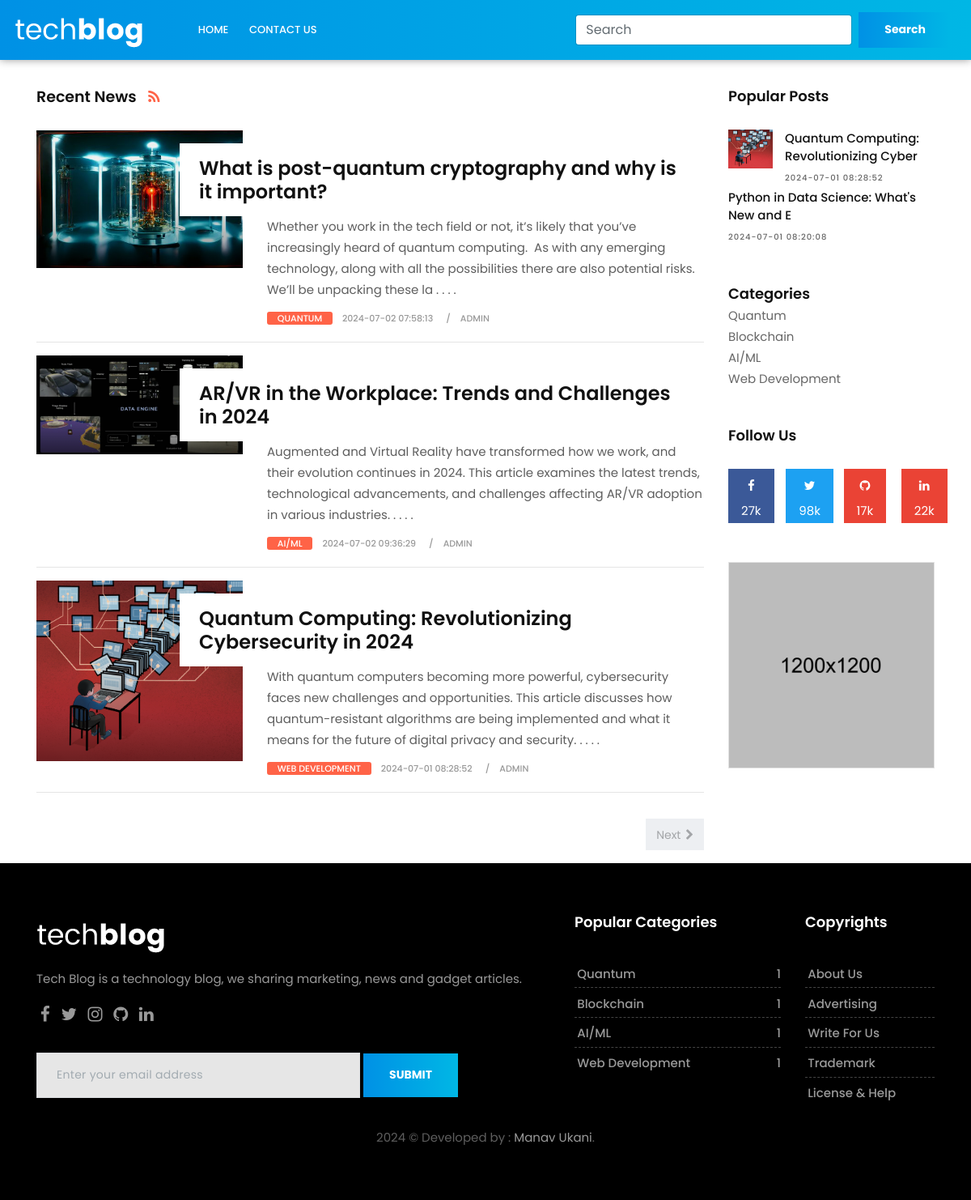
The page / on the database its author committed.
### tables this page shows
CREATE TABLE `site` (
  `id` int(2) NOT NULL,
  `logo` varchar(255) NOT NULL,
  `title` varchar(255) NOT NULL,
  `footer` varchar(255) NOT NULL,
  `postdisplay` int(5) NOT NULL
);

CREATE TABLE `blog` (
  `id` int(3) NOT NULL,
  `cat_id` int(3) NOT NULL,
  `title` varchar(255) NOT NULL,
  `content` text NOT NULL,
  `tag` text NOT NULL,
  `admin` varchar(100) NOT NULL,
  `status` tinyint(1) NOT NULL,
  `rate` tinyint(2) NOT NULL,
  `image` varchar(255) NOT NULL,
  `date` timestamp NOT NULL DEFAULT current_timestamp()
);

CREATE TABLE `categories` (
  `id` int(2) NOT NULL,
  `category_name` varchar(100) NOT NULL,
  `status` tinyint(2) NOT NULL,
  `create_time` timestamp NOT NULL DEFAULT current_timestamp(),
  `admin_name` varchar(70) NOT NULL
);

CREATE TABLE `social_links` (
  `id` int(2) NOT NULL,
  `facebook` varchar(255) NOT NULL,
  `twitter` varchar(255) NOT NULL,
  `instagram` varchar(255) NOT NULL,
  `linkedin` varchar(255) NOT NULL,
  `github` varchar(255) NOT NULL,
  `footerlink` varchar(255) NOT NULL,
  `footertxt` varchar(255) NOT NULL
);

### index.php (the view, shortened to what the rows shown need)
<?php require_once 'header.php';
?>
    <div class="col-lg-9 col-md-12 col-sm-12 col-xs-12">
        <div class="page-wrapper">
            <div class="blog-top clearfix">
                <h4 class="pull-left">Recent News <a href="#"><i class="fa fa-rss"></i></a></h4>
            </div>
            <?php
            if(isset($_GET['catwisepost']) && isset($_GET['id'])){
                $id = $_GET['id'];
                $catWisepost = \App\classes\Post::categoryWisePost($id);
                if($catWisepost == false){
                    echo '<h1 class="text-center">Not Avilable  !!</h1>';
                }else{
                    while ($catWisepostRow = mysqli_fetch_assoc($catWisepost)) { ?>
                        <div class="blog-list clearfix">
                            <div class="blog-box row">
                                <div class="col-md-4">
                                    <div class="post-media">
                                        <a href="singlepage.php?id=<?= catWisepostRow['id'] ?>" title="">
                                            <img src="uploads/<?=$catWisepostRow['image'] ?>" alt="" class="img-fluid w-100">
                                            <div class="hovereffect"></div>
                                        </a>
                                    </div>
                                </div>
                                <div class="blog-meta big-meta col-md-8">
                                    <h4><a href="singlepage.php?id=<?= $catWisepostRow['id'] ?>" title=""><?= $catWisepostRow['title'] ?></a></h4>
                                    <p><?php
                                        $txt = $catWisepostRow['content'];
                                        echo   \App\classes\Helper::textShort("$txt",250);
                                        ?></p>
                                    <small class="firstsmall"><a class="bg-orange" href="singlepage.php?id=<?= $catWisepostRow['id'] ?>" title="Category"><?= $catWisepostRow['category_name'] ?></a></small>
                                    <small><a  title="Date and Time"><?= $catWisepostRow['date'] ?></a></small>
                                    <small><a  title="Author or Media"><?= $catWisepostRow['admin'] ?></a></small>
                                </div>
                            </div>
                        </div>
                        <hr>
                    <?php } }
            }
            else{
            ?>
            <?php
            $ob = new \App\classes\Site();
            $a = $ob->display();
            $siteData = mysqli_fetch_assoc($a);
            $skip = 0;
            $take = $siteData['postdisplay'];
            $sql = "SELECT blog.*, categories.category_name FROM blog INNER JOIN categories ON blog.cat_id = categories.id ORDER BY id DESC LIMIT $skip,$take ";
            $post = \App\classes\Post::pagination($sql);
            while ($row = mysqli_fetch_assoc($post)){
                ?>
                <div class="blog-list clearfix">
                    <div class="blog-box row">
                        <div class="col-md-4">
                            <div class="post-media">
                                <a href="singlepage.php?id=<?= $row['id'] ?>" title="">
                                    <img src="uploads/<?= $row['image'] ?>" alt="" class="img-fluid w-100">
                                    <div class="hovereffect"></div>
                                </a>
                            </div>
                        </div>
                        <div class="blog-meta big-meta col-md-8">
                            <h4><a href="singlepage.php?id=<?= $row['id'] ?>" title=""><?= $row['title'] ?></a></h4>
                            <p><?php
                                $txt = $row['content'];
                                echo   \App\classes\Helper::textShort("$txt",250);
                                ?></p>
                            <small class="firstsmall"><a class="bg-orange" href="singlepage.php?id=<?= $row['id'] ?>" title="Category"><?= $row['category_name'] ?></a></small>
                            <small><a  title="Date and Time"><?= $row['date'] ?></a></small>
                            <small><a  title="Author or Media"><?= $row['admin'] ?></a></small>
                        </div>
                    </div>
                </div>
                <hr>
            <?php } ?>
        </div>
            <?php } ?>
    </div>
<?php
require_once 'sidebar.php';
?>
<?php
require_once 'footer.php';
?>

### header.php (shortened to what the rows shown need)
<?php
$ob = Site::display();
$siteData = mysqli_fetch_assoc($ob);
$populer = Post::showPopulerlPost();
?>
<!DOCTYPE html>
<html lang="en">
<head>
    <link href="assets/css/bootstrap.css" rel="stylesheet">
    <link href="assets/css/font-awesome.min.css" rel="stylesheet">
    <link href="assets/style.css" rel="stylesheet">
    <link href="assets/css/responsive.css" rel="stylesheet">
    <link href="assets/css/colors.css" rel="stylesheet">
    <link href="assets/css/version/tech.css" rel="stylesheet">
</head>
<body>
<div id="wrapper">
    <header class="tech-header header">
        <div class="container-fluid">
            <nav class="navbar navbar-toggleable-md navbar-inverse fixed-top bg-inverse">
                <a class="navbar-brand" href="index.php"><img src="uploads/<?= $siteData['logo']?>" alt=""></a>
            </nav>
        </div>
    </header>
    <section class="section">
        <div class="container">
            <div class="row">

### sidebar.php (shortened to what the rows shown need)
<div class="col-lg-3 col-md-12 col-sm-12 col-xs-12">
    <div class="sidebar">
        <div class="widget">
            <h2 class="widget-title">Popular Posts</h2>
            <div class="blog-list-widget">
                <div class="list-group">
                    <?php
                    while ($row1 = mysqli_fetch_assoc($populer)){
                        ?>
                        <a href="singlepage.php?id=<?= $row1['id'] ?>" class="list-group-item list-group-item-action flex-column align-items-start">
                            <div class="w-100 last-item justify-content-between">
                                <img src="uploads/<?= $row1['image'] ?>" alt="" class="img-fluid float-left">
                                <h5 class="mb-1"><?= substr($row1['title'],0,40) ?></h5>
                                <small><?= $row1['date'] ?></small>
                            </div>
                        </a>
                    <?php } ?>
                </div>
            </div>
        </div>
        <div class="widget">
            <h2 class="widget-title" style="margin-bottom: 5px;">Categories</h2>
            <div class="blog-list-widget">
                <div class="list-group">
                    <?php
                    $categories = Category::activeCategories();
                    while ($row2 = mysqli_fetch_assoc($categories)){
                    ?>
                    <p style="margin-bottom: 0px;border-bottom: 1px solid #cc"><a href="index.php?id=<?= $row2['id']?>&catwisepost"><?= $row2['category_name'] ?></a></p>
                    <?php } ?>
                </div>
            </div>
        </div>
        <div class="widget">
            <h2 class="widget-title">Follow Us</h2>
        </div>
    </div>
</div>

### footer.php (shortened to what the rows shown need)
</div>
</div>
</section>
<?php
$ob = Site::displaySocialLink();
$data = mysqli_fetch_assoc($ob);
?>
<footer class="footer">
    <div class="container">
        <div class="row">
            <div class="col-lg-3 col-md-12 col-sm-12 col-xs-12">
                <div class="widget">
                    <h2 class="widget-title">Popular Categories</h2>
                    <div class="link-widget">
                        <ul>
                            <?php
                            $popu = Category::showLimitCategory();
                            while ($cat = mysqli_fetch_assoc($popu)){
                                ?>
                                <li><a href="index.php?id=<?= $cat['id']?>&catwisepost"><?= $cat['category_name'] ?> <span><?php echo Category::countCategoryPost($cat['id']);?></span></a></li>
                            <?php } ?>
                        </ul>
                    </div>
                </div>
            </div>
            <div class="col-lg-2 col-md-12 col-sm-12 col-xs-12">
                <div class="widget">
                    <h2 class="widget-title">Copyrights</h2>
                </div>
            </div>
        </div>
        <div class="row" >
            <div class="col-md-12 text-center">
                <br>
                <div class="copyright"> <?= $siteData['footer']?> <a href="<?= $data['footerlink']?>"><?= $data['footertxt']?></a>.</div>
            </div>
        </div>
    </div>
</footer>
</div>
</body>
</html>

### rows shown on the page
site: logo (picture), footer "2024 © Developed by :"
blog: image (picture), title "What is post-quantum cryptography and why is it important?", content "Whether you work in the tech field or not, it’s likely that you’ve increasingly heard of quantum computing. As with any emerging technology, along with all the possibilities there are also potential risks. We’ll be unpacking these la . . . .", categories.category_name "QUANTUM", date "2024-07-02 07:58:13", admin "ADMIN"
blog: image (picture), title "AR/VR in the Workplace: Trends and Challenges in 2024", content "Augmented and Virtual Reality have transformed how we work, and their evolution continues in 2024. This article examines the latest trends, technological advancements, and challenges affecting AR/VR adoption in various industries. . . . .", categories.category_name "AI/ML", date "2024-07-02 09:36:29", admin "ADMIN"
blog: image (picture), title "Quantum Computing: Revolutionizing Cybersecurity in 2024", content "With quantum computers becoming more powerful, cybersecurity faces new challenges and opportunities. This article discusses how quantum-resistant algorithms are being implemented and what it means for the future of digital privacy and security. . . . .", categories.category_name "WEB DEVELOPMENT", date "2024-07-01 08:28:52", admin "ADMIN", title "Quantum Computing: Revolutionizing Cyber"
blog: title "Python in Data Science: What's New and E", date "2024-07-01 08:20:08"
categories: category_name "Quantum", id "1"
categories: category_name "Blockchain", id "1"
categories: category_name "AI/ML", id "1"
categories: category_name "Web Development", id "1"
social_links: footertxt "Manav Ukani"
